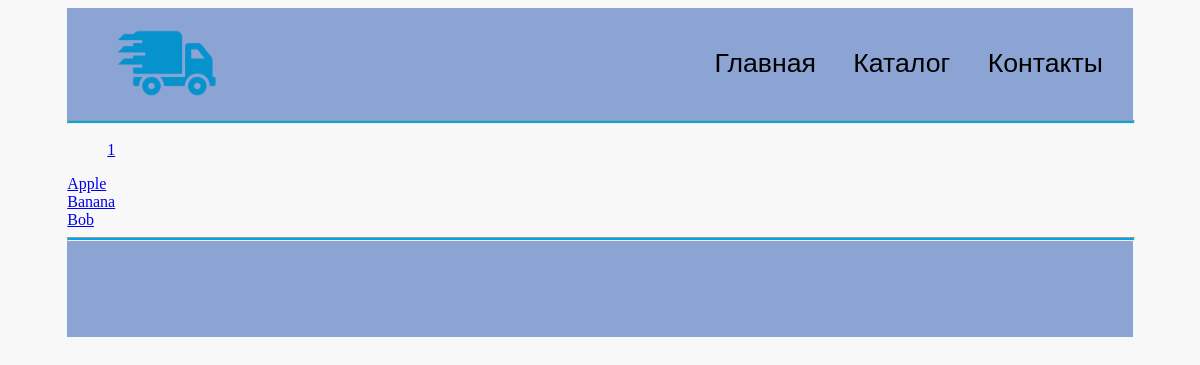
Before: /categories/1/ with the older database file.
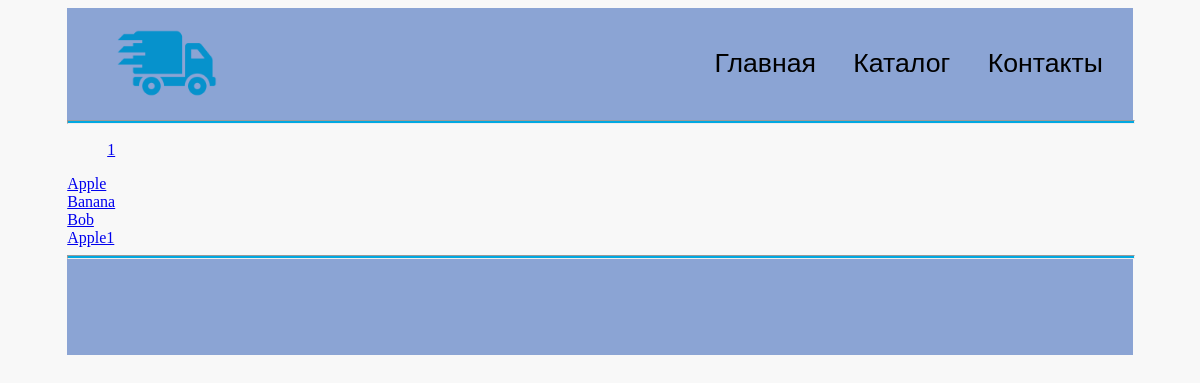
After: the same page with the newer database file.
### products/models.py (models this page shows, shortened)
class Product(models.Model):
    title = models.CharField( max_length =250 )
    h1 = models.CharField(max_length=250, blank=True, null=True, )
    category = models.ForeignKey(
        Category,
        on_delete = models.CASCADE,
        blank=True,
        null=True,
    )
    image = models.ForeignKey(
        'images.Image',
        on_delete = models.PROTECT,
    )
    snippet = models.TextField(
        blank=True,
        null=True,
    )
    cost = models.DecimalField(
        max_digits = 12,
        decimal_places = 2,
        default = 0,
    )
    modified = models.DateTimeField(
        auto_now = True,
    )
    created = models.DateTimeField(
        auto_now_add=True,
    )

### products/views/categories.py (the view)
class CategoryDetail(DetailView):
    model = Category
    template_name = 'categories/detail.html'
    def get_context_data(self, **kwargs):
        obj = kwargs.get('object')
        page = self.request.GET.get('page')
        paginator = Paginator(obj.product_set.all(), 10)
        page_object = paginator.get_page(page)
        return {
            'object': obj,
            'object_list': page_object.object_list,
            'paginator': paginator,
            'page_obj': page_object,
        }

### products/templates/categories/detail.html (shortened to what this page needs)
{% extends 'master.html' %}
{% load static %}
{% block page_styles %}
<link rel="stylesheet" href="{% static 'main/css/style.css' %}">
{% endblock %}
{% block page_content %}
    {% include 'pagination.html' with page=page_obj paginator=paginator %}
	{% for itm in object_list %}
	<li class="category">
		<a href="{% url 'products:product' pk=itm.pk %}" class="category__link">
			<span>{{ itm.title }}</span>
		</a>
	</li>
    {% empty %}
    Товаров не найдено
	{% endfor %}
{% endblock %}

### server/templates/master.html (shortened to what this page needs)
<!DOCTYPE html>
<html lang="zxx">
<head>
    {% block page_styles %}
    {% endblock %}
</head>
<body>
    <div class="container">
        <header>
            <img class="logo" src="/static/main/img/logo.png" alt="Логотип магазина">
            <div class="navy">
                <a href="{% url "main:main" %}">Главная</a>
                <a href="{% url "products:catalog" %}">Каталог</a>
                <a href="{% url "main:contact" %}">Контакты</a>
            </div>
            <hr>
        </header>
        {% block page_content %}
        {% endblock %}
        <footer>
            <hr />
        </footer>
    </div>
</body>
</html>

### server/templates/pagination.html (shortened to what this page needs)
<ul class="pagination">
    {% for num in paginator.page_range %}
    <li class="pagination__link_page">
        <a href="?page={{ num }}">
            {{ num }}
        </a>
    </li>
    {% endfor %}
</ul>

### main/static/main/css/style.css (style rules this page uses)
body { background: #f8f8f8; display: flex; flex-direction: column; }
.container { width: 90%; position: relative; margin-left: auto; margin-right: auto; }
header { height: 112px; background-color: #8ba4d4; }
img.logo { width: 100px; margin-left: 50px; }
.navy { font-family: Georgia, Geneva, Arial, Helvetica, sans-serif; font-size: 20pt; top: 40px; position: relative; float: right; }
.navy a { margin-right: 30px; line-height: 20px; color: #00a8e1; text-decoration: none; }
div.navy a:link { color: #FFFFFF; }
li { list-style-type: none; }
img { border: 3px solid #00a8e1; }
img.logo { border: none; }
footer { height: 100px; background-color: #8ba4d4; width: 100%; }
hr { width:100%; height:2px; background: #00a8e1; }
div.navy a:link { color: black; }

Changed rows visible on the page:
added Product: title "Apple1"
